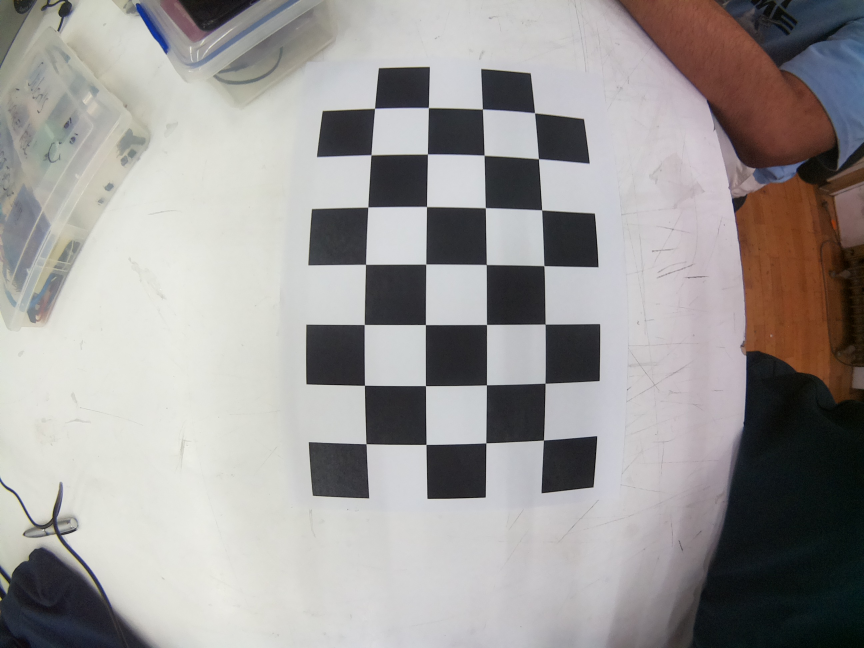
#> input picture Computer Vision/board/Calibration Images/cal2.jpg, 2592 x 1944 px (shown at 1/3 size)
$ python undistort.py cal2.jpg   (older library calls are emulated)
#> lines starting #> are read from the running program, lines starting #| are printed output that depends on the picture
# You should replace these 3 lines with the output in calibration step
import numpy as np
import cv2
import sys

DIM=(2592, 1944)
K=np.array([[1257.9510336183691, 0.0, 1350.0415514897147], [0.0, 1252.4955237784175, 923.7076920711385], [0.0, 0.0, 1.0]])
D=np.array([[0.0007889742841409066], [-0.4117067541364045], [2.032728410696636], [-3.3188985820363777]])
def undistort(img_path):
#> called with img_path = 'cal2.jpg'
    img = cv2.imread('cal2.jpg')
#> img is the input picture: shape (1944, 2592, 3); mean B, G, R 152.1, 153.5, 156.6
    h,w = img.shape[:2]
#> h = 1944; w = 2592
    map1, map2 = cv2.fisheye.initUndistortRectifyMap(K, D, np.eye(3), K, DIM, cv2.CV_16SC2)
    undistorted_img = cv2.remap(img, map1, map2, interpolation=cv2.INTER_LINEAR, borderMode=cv2.BORDER_CONSTANT)
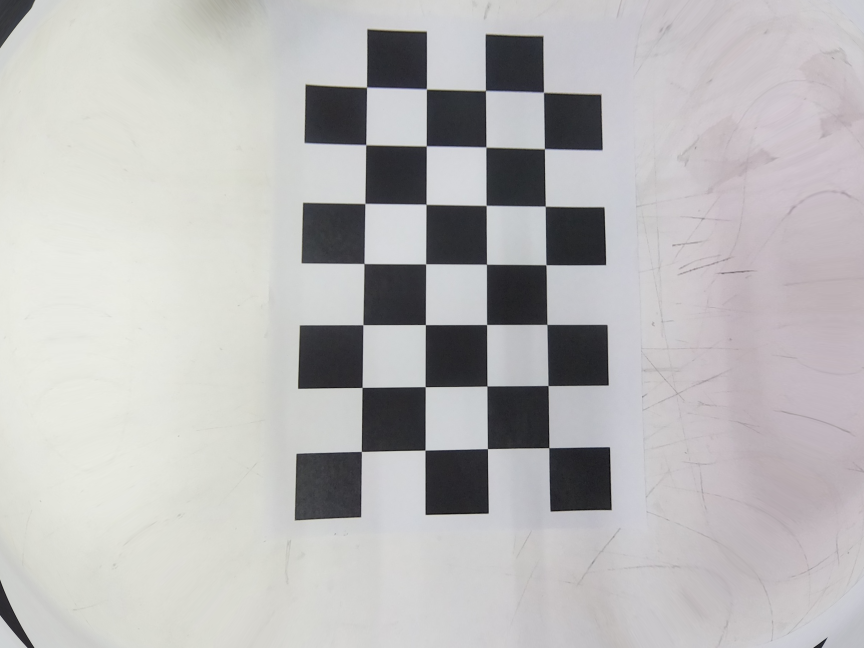
#> undistorted_img: shape (1944, 2592, 3) (shown at 1/3 size); mean B, G, R 185.2, 185.3, 186.6
    cv2.imshow("undistorted", undistorted_img)
    cv2.waitKey(0)
    cv2.destroyAllWindows()
if __name__ == '__main__':
    for p in sys.argv[1:]:
        undistort(p)

$ run again, with Computer Vision/board/Calibration Images/cal1.jpg copied over Computer Vision/board/Calibration Images/cal2.jpg
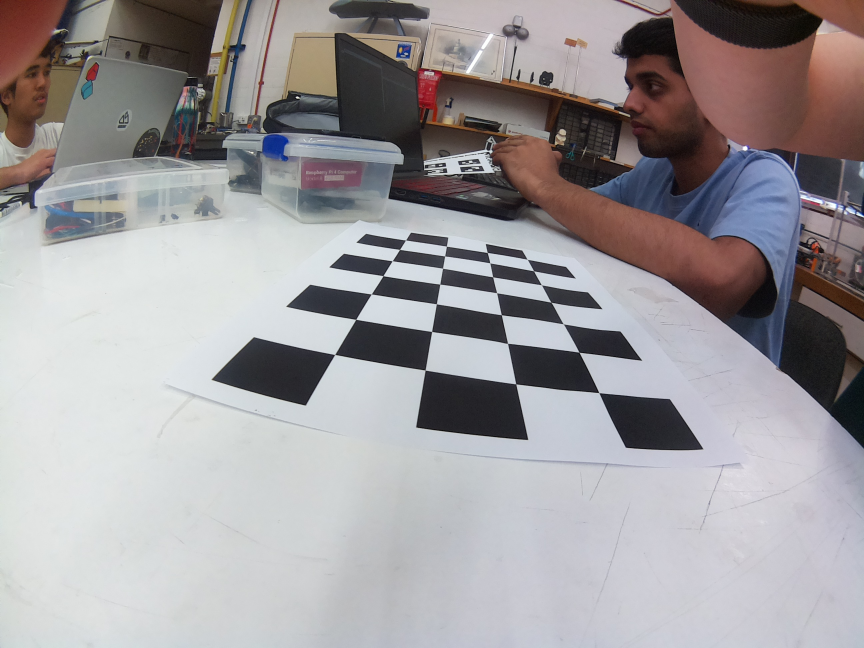
#> input picture Computer Vision/board/Calibration Images/cal1.jpg, 2592 x 1944 px (shown at 1/3 size)
#> in undistort, img is the input picture: shape (1944, 2592, 3); mean B, G, R 156.4, 154, 157.7
#> in undistort, `undistorted_img = cv2.remap(img, map1, map2, interpolation=cv2.INTER_L..`:
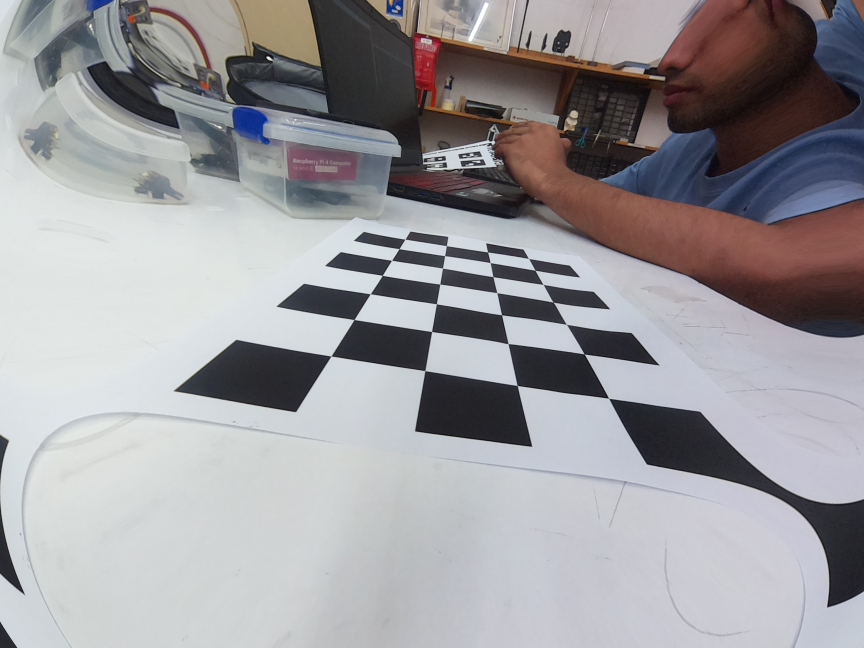
#> undistorted_img: shape (1944, 2592, 3) (shown at 1/3 size); mean B, G, R 156.9, 153.6, 155.5

$ run again, with Computer Vision/board/Calibration Images/cal3.jpg copied over Computer Vision/board/Calibration Images/cal2.jpg
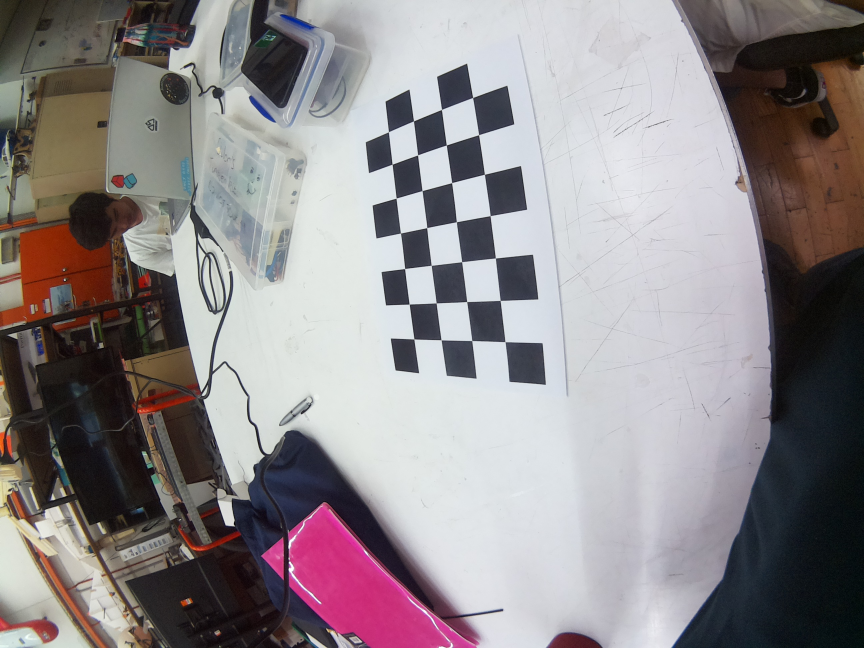
#> input picture Computer Vision/board/Calibration Images/cal3.jpg, 2592 x 1944 px (shown at 1/3 size)
#> in undistort, img is the input picture: shape (1944, 2592, 3); mean B, G, R 138.9, 136.6, 142.6
#> in undistort, `undistorted_img = cv2.remap(img, map1, map2, interpolation=cv2.INTER_L..`:
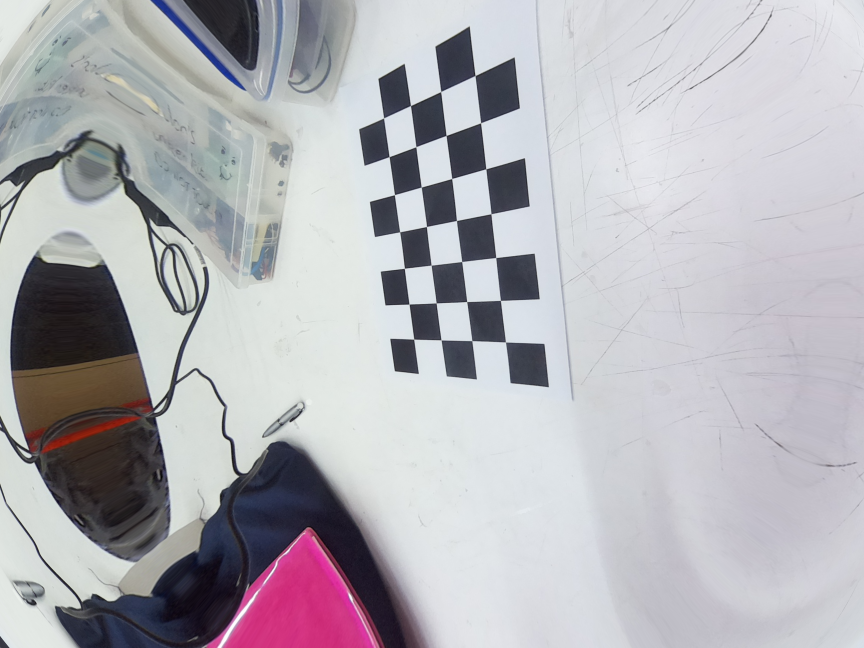
#> undistorted_img: shape (1944, 2592, 3) (shown at 1/3 size); mean B, G, R 183.2, 177.8, 179.1

$ run again, with Computer Vision/board/Calibration Images/cal4.jpg copied over Computer Vision/board/Calibration Images/cal2.jpg
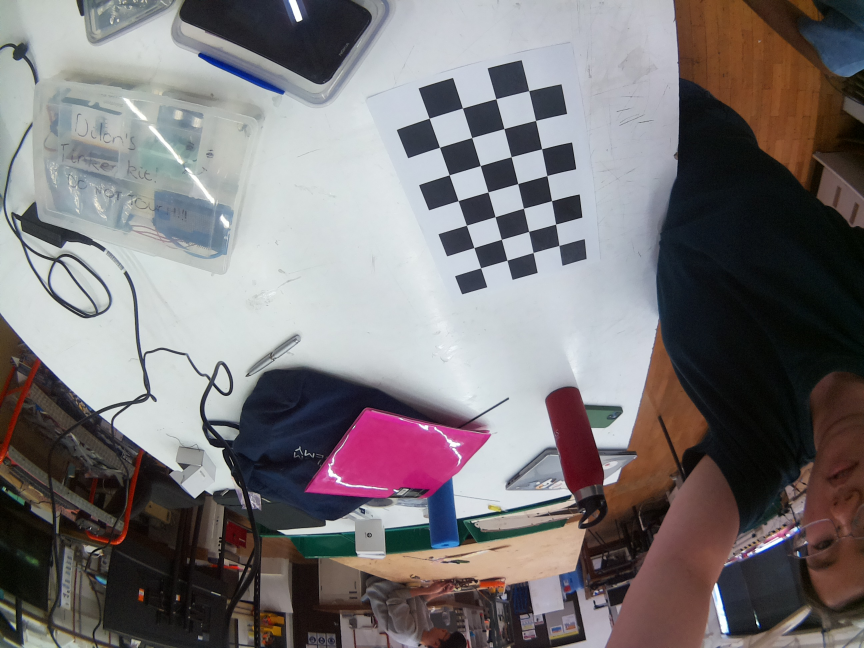
#> input picture Computer Vision/board/Calibration Images/cal4.jpg, 2592 x 1944 px (shown at 1/3 size)
#> in undistort, img is the input picture: shape (1944, 2592, 3); mean B, G, R 119.2, 117.5, 122.4
#> in undistort, `undistorted_img = cv2.remap(img, map1, map2, interpolation=cv2.INTER_L..`:
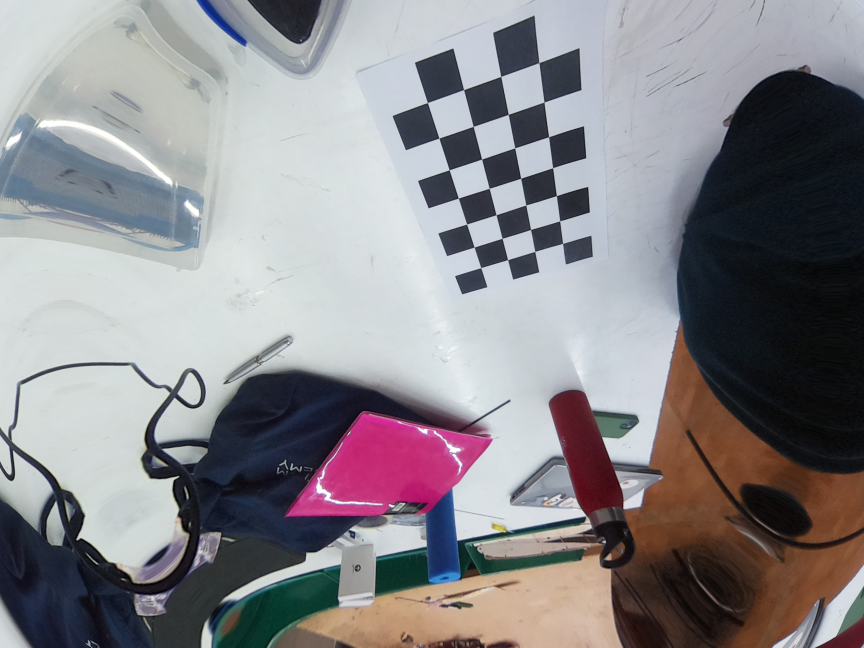
#> undistorted_img: shape (1944, 2592, 3) (shown at 1/3 size); mean B, G, R 139.2, 135.2, 137.7
